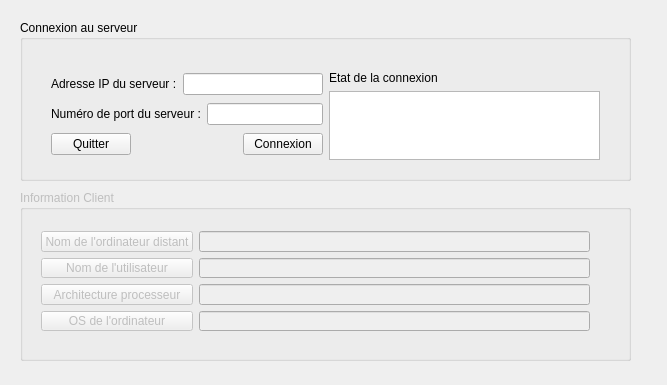
<?xml version="1.0" encoding="UTF-8"?>
<ui version="4.0">
 <class>Widget</class>
 <widget class="QWidget" name="Widget">
  <property name="geometry">
   <rect>
    <x>0</x>
    <y>0</y>
    <width>667</width>
    <height>385</height>
   </rect>
  </property>
  <property name="windowTitle">
   <string>Widget</string>
  </property>
  <widget class="QGroupBox" name="groupBoxConnexionAuServeur">
   <property name="geometry">
    <rect>
     <x>20</x>
     <y>20</y>
     <width>611</width>
     <height>161</height>
    </rect>
   </property>
   <property name="title">
    <string>Connexion au serveur</string>
   </property>
   <widget class="QWidget" name="layoutWidget">
    <property name="geometry">
     <rect>
      <x>20</x>
      <y>40</y>
      <width>571</width>
      <height>111</height>
     </rect>
    </property>
    <layout class="QHBoxLayout" name="horizontalLayout_4">
     <item>
      <layout class="QVBoxLayout" name="verticalLayout">
       <item>
        <layout class="QHBoxLayout" name="horizontalLayout_3">
         <item>
          <widget class="QLabel" name="labelAdresseIP">
           <property name="text">
            <string>Adresse IP du serveur :</string>
           </property>
          </widget>
         </item>
         <item>
          <widget class="QLineEdit" name="lineEditAdresseIP"/>
         </item>
        </layout>
       </item>
       <item>
        <layout class="QHBoxLayout" name="horizontalLayout_2">
         <item>
          <widget class="QLabel" name="labelNumeroPort">
           <property name="text">
            <string>Numéro de port du serveur :</string>
           </property>
          </widget>
         </item>
         <item>
          <widget class="QLineEdit" name="lineEditNumeroPort"/>
         </item>
        </layout>
       </item>
       <item>
        <layout class="QHBoxLayout" name="horizontalLayout">
         <item>
          <widget class="QPushButton" name="pushButtonQuitter">
           <property name="text">
            <string>Quitter</string>
           </property>
          </widget>
         </item>
         <item>
          <spacer name="horizontalSpacer">
           <property name="orientation">
            <enum>Qt::Horizontal</enum>
           </property>
           <property name="sizeHint" stdset="0">
            <size>
             <width>40</width>
             <height>20</height>
            </size>
           </property>
          </spacer>
         </item>
         <item>
          <widget class="QPushButton" name="pushButtonConnexion">
           <property name="text">
            <string>Connexion</string>
           </property>
          </widget>
         </item>
        </layout>
       </item>
      </layout>
     </item>
     <item>
      <layout class="QVBoxLayout" name="verticalLayout_2">
       <item>
        <widget class="QLabel" name="labelEtatConnexion">
         <property name="text">
          <string>Etat de la connexion</string>
         </property>
        </widget>
       </item>
       <item>
        <widget class="QTextEdit" name="textEditEtatConnexion"/>
       </item>
      </layout>
     </item>
    </layout>
   </widget>
  </widget>
  <widget class="QGroupBox" name="groupBoxInformationClient">
   <property name="enabled">
    <bool>false</bool>
   </property>
   <property name="geometry">
    <rect>
     <x>20</x>
     <y>190</y>
     <width>611</width>
     <height>171</height>
    </rect>
   </property>
   <property name="title">
    <string>Information Client</string>
   </property>
   <widget class="QWidget" name="layoutWidget">
    <property name="geometry">
     <rect>
      <x>10</x>
      <y>30</y>
      <width>571</width>
      <height>122</height>
     </rect>
    </property>
    <layout class="QHBoxLayout" name="horizontalLayout_5">
     <item>
      <layout class="QVBoxLayout" name="verticalLayout_3">
       <item>
        <widget class="QPushButton" name="pushButtonNomOrdinateur">
         <property name="text">
          <string>Nom de l'ordinateur distant</string>
         </property>
        </widget>
       </item>
       <item>
        <widget class="QPushButton" name="pushButtonNomUtilisateur">
         <property name="text">
          <string>Nom de l'utilisateur</string>
         </property>
        </widget>
       </item>
       <item>
        <widget class="QPushButton" name="pushButtonArchitecture">
         <property name="text">
          <string>Architecture processeur</string>
         </property>
        </widget>
       </item>
       <item>
        <widget class="QPushButton" name="pushButtonOS">
         <property name="text">
          <string>OS de l'ordinateur</string>
         </property>
        </widget>
       </item>
      </layout>
     </item>
     <item>
      <layout class="QVBoxLayout" name="verticalLayout_4">
       <item>
        <widget class="QLineEdit" name="lineEditNomOrdinateur">
         <property name="readOnly">
          <bool>true</bool>
         </property>
        </widget>
       </item>
       <item>
        <widget class="QLineEdit" name="lineEditNomUtilisateur">
         <property name="readOnly">
          <bool>true</bool>
         </property>
        </widget>
       </item>
       <item>
        <widget class="QLineEdit" name="lineEditNomArchitecture">
         <property name="readOnly">
          <bool>true</bool>
         </property>
        </widget>
       </item>
       <item>
        <widget class="QLineEdit" name="lineEditOS">
         <property name="readOnly">
          <bool>true</bool>
         </property>
        </widget>
       </item>
      </layout>
     </item>
    </layout>
   </widget>
  </widget>
 </widget>
 <layoutdefault spacing="6" margin="11"/>
 <resources/>
 <connections>
  <connection>
   <sender>pushButtonQuitter</sender>
   <signal>clicked()</signal>
   <receiver>Widget</receiver>
   <slot>close()</slot>
   <hints>
    <hint type="sourcelabel">
     <x>108</x>
     <y>160</y>
    </hint>
    <hint type="destinationlabel">
     <x>199</x>
     <y>184</y>
    </hint>
   </hints>
  </connection>
 </connections>
</ui>
